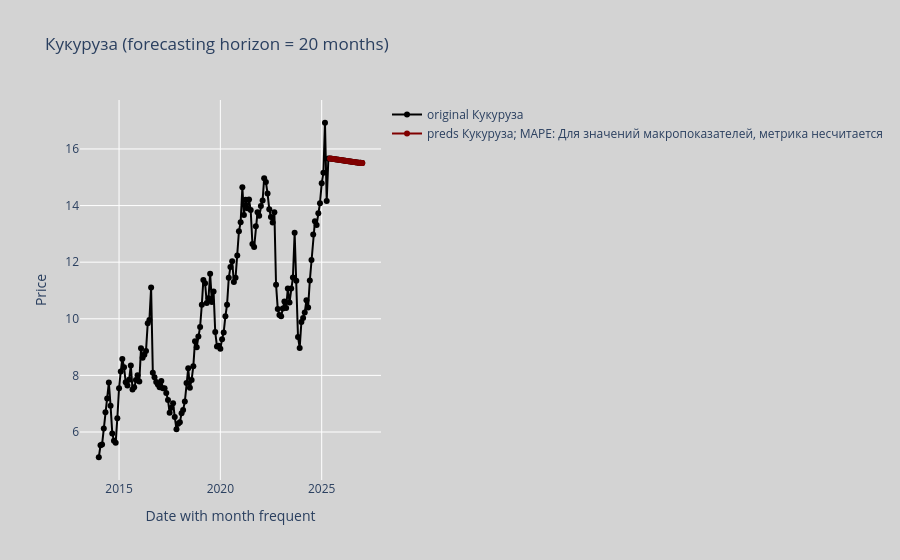
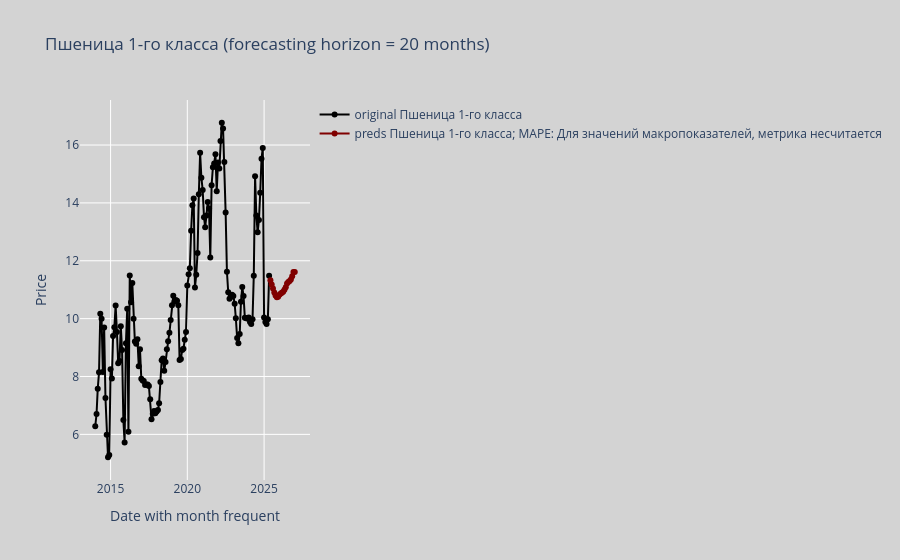
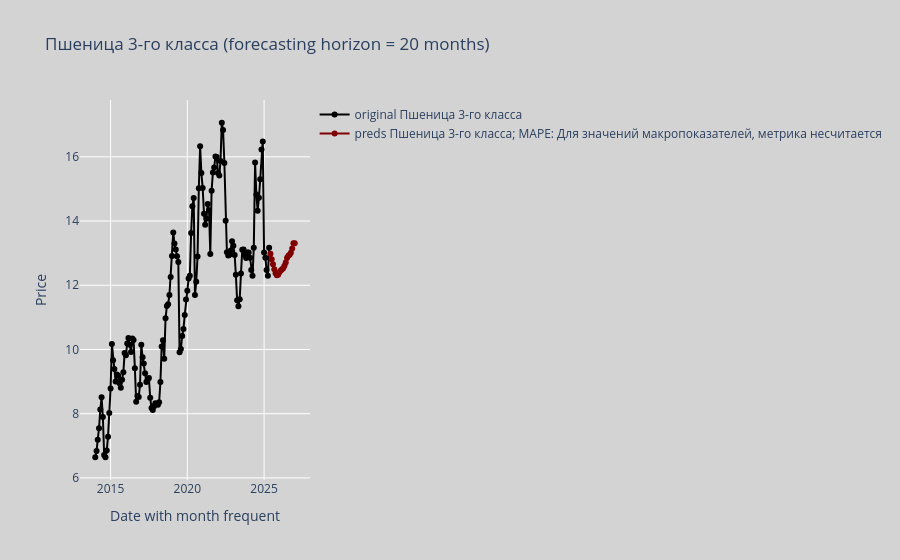
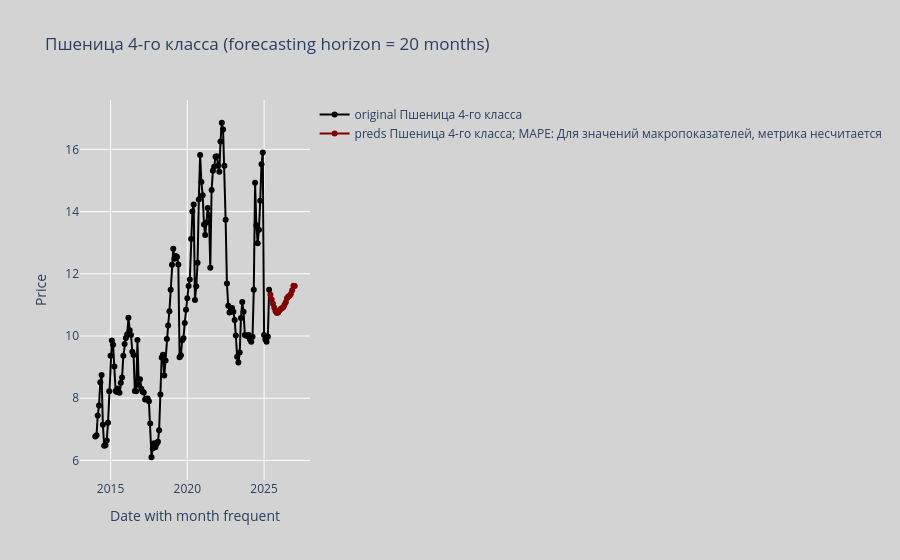

Notebook code for these charts, in order:
### Code cell
from sklearn.metrics import mean_absolute_percentage_error as mape


answer_last = pd.DataFrame([])
df_updated.columns = [col_name.replace("/", " ") for col_name in df_updated.columns]
mape_values = {}
processed_columns = []
for col in list(CATEGORY_MAP.keys()):
    is_predicting_macro = col in macro_updated.columns
    df_for_col = macro_updated if is_predicting_macro else df_updated
    if col in ('Подсолнечное масло (наливом) не бутилированное, не'):
        continue
    category_to_pred = CATEGORY_MAP.get(col, "")
    if category_to_pred == "":
        continue

    cluster_preds, ts_prediction = get_prediction_for_ts(df_updated,
                                                          models[category_to_pred],
                                                          col,
                                                          MODEL_NAME_FOR_FORECASTER,
                                                          macro_updated,
                                                          past_idx,
                                                          future_idx,
                                                          CATEGORY_MAP,
                                                          BEST_PREDICTORS_FOR_INDEX,
                                                          TARGET_COL_SUFFIX,
                                                          FUTURE_FORECASTER_TS_NAME,
                                                          FUTURE_FORECASTER_TS_VALUES,
                                                          USE_FUTURE_COV,
                                                          PREDICTION_HORIZON,
                                                          IS_BACKTEST,
                                                          PREDICTOR_LAG,
                                                          new_dates
                                                        )
    processed_columns.append(col)
    answer_last = pd.concat([answer_last, ts_prediction], axis=1)
    if not is_predicting_macro:
        mape_val = mape(df_for_col.loc[ts_prediction.index][col], ts_prediction[f"{col}_preds"]) if IS_BACKTEST else 0
    else:
        mape_val = None
    mape_values[col] = mape_val
    plot_graphics_for_each_ts(df_for_col[f"{col}"],
                          ts_prediction[f"{col}_preds"],
                          None,
                          col,
                          mape_val,
                          -1,
                          BEST_PREDICTORS_FOR_INDEX[CATEGORY_MAP[col]],
                          "",
                          forecasting_horizon=PREDICTION_HORIZON)

### Figure 1 — Plotly figure (JSON) as saved in the notebook; plotly's stock layout.template omitted (floating-point values rounded to 4 significant figures; data arrays with more than 128 entries replaced by an {"elided": "..."} marker saying what was removed)
{"data": [{"hovertemplate": "<b>Original</b><br>Date: %{x}<br>Price: %{y:.2f}<br><extra></extra>", "line": {"color": "black", "width": 2}, "marker": {"size": 6}, "mode": "lines+markers", "name": "original Кукуруза", "type": "scatter", "x": {"elided": "157 str values"}, "y": {"elided": "157 float values"}}, {"hovertemplate": "<b>Prediction</b><br>Date: %{x}<br>Price: %{y:.2f}<br><extra></extra>", "line": {"color": "maroon", "width": 2}, "marker": {"size": 6}, "mode": "lines+markers", "name": "preds Кукуруза; MAPE: Для значений макропоказателей, метрика несчитается", "type": "scatter", "x": ["2025-06-01T00:00:00", "2025-07-01T00:00:00", "2025-08-01T00:00:00", "2025-09-01T00:00:00", "2025-10-01T00:00:00", "2025-11-01T00:00:00", "2025-12-01T00:00:00", "2026-01-01T00:00:00", "2026-02-01T00:00:00", "2026-03-01T00:00:00", "2026-04-01T00:00:00", "2026-05-01T00:00:00", "2026-06-01T00:00:00", "2026-07-01T00:00:00", "2026-08-01T00:00:00", "2026-09-01T00:00:00", "2026-10-01T00:00:00", "2026-11-01T00:00:00", "2026-12-01T00:00:00", "2027-01-01T00:00:00", "2027-01-01T00:00:00"], "y": [15.66, 15.65, 15.64, 15.64, 15.63, 15.62, 15.61, 15.6, 15.59, 15.59, 15.58, 15.57, 15.56, 15.55, 15.54, 15.53, 15.53, 15.52, 15.51, 15.5, 15.5]}], "layout": {"autosize": true, "hovermode": "x unified", "paper_bgcolor": "lightgray", "plot_bgcolor": "lightgray", "showlegend": true, "title": {"text": "Кукуруза (forecasting horizon = 20 months)"}, "xaxis": {"autorange": true, "range": ["2013-02-21 05:26:03.9121", "2027-11-10 18:33:56.0879"], "title": {"text": "Date with month frequent"}, "type": "date"}, "yaxis": {"autorange": true, "range": [4.133, 17.9], "title": {"text": "Price"}, "type": "linear"}}}

### Figure 2 — Plotly figure (JSON) as saved in the notebook; plotly's stock layout.template omitted (floating-point values rounded to 4 significant figures; data arrays with more than 128 entries replaced by an {"elided": "..."} marker saying what was removed)
{"data": [{"hovertemplate": "<b>Original</b><br>Date: %{x}<br>Price: %{y:.2f}<br><extra></extra>", "line": {"color": "black", "width": 2}, "marker": {"size": 6}, "mode": "lines+markers", "name": "original Пшеница 1-го класса", "type": "scatter", "x": {"elided": "157 str values"}, "y": {"elided": "157 float values"}}, {"hovertemplate": "<b>Prediction</b><br>Date: %{x}<br>Price: %{y:.2f}<br><extra></extra>", "line": {"color": "maroon", "width": 2}, "marker": {"size": 6}, "mode": "lines+markers", "name": "preds Пшеница 1-го класса; MAPE: Для значений макропоказателей, метрика несчитается", "type": "scatter", "x": ["2025-06-01T00:00:00", "2025-07-01T00:00:00", "2025-08-01T00:00:00", "2025-09-01T00:00:00", "2025-10-01T00:00:00", "2025-11-01T00:00:00", "2025-12-01T00:00:00", "2026-01-01T00:00:00", "2026-02-01T00:00:00", "2026-03-01T00:00:00", "2026-04-01T00:00:00", "2026-05-01T00:00:00", "2026-06-01T00:00:00", "2026-07-01T00:00:00", "2026-08-01T00:00:00", "2026-09-01T00:00:00", "2026-10-01T00:00:00", "2026-11-01T00:00:00", "2026-12-01T00:00:00", "2027-01-01T00:00:00", "2027-01-01T00:00:00"], "y": [11.33, 11.18, 11.04, 10.91, 10.8, 10.74, 10.75, 10.82, 10.87, 10.89, 10.93, 11.0, 11.09, 11.21, 11.27, 11.3, 11.35, 11.47, 11.61, 11.61, null]}], "layout": {"autosize": true, "hovermode": "x unified", "paper_bgcolor": "lightgray", "plot_bgcolor": "lightgray", "showlegend": true, "title": {"text": "Пшеница 1-го класса (forecasting horizon = 20 months)"}, "xaxis": {"autorange": true, "range": ["2013-02-11 02:36:38.7238", "2027-11-20 21:23:21.2762"], "title": {"text": "Date with month frequent"}, "type": "date"}, "yaxis": {"autorange": true, "range": [4.255, 17.72], "title": {"text": "Price"}, "type": "linear"}}}

### Figure 3 — Plotly figure (JSON) as saved in the notebook; plotly's stock layout.template omitted (floating-point values rounded to 4 significant figures; data arrays with more than 128 entries replaced by an {"elided": "..."} marker saying what was removed)
{"data": [{"hovertemplate": "<b>Original</b><br>Date: %{x}<br>Price: %{y:.2f}<br><extra></extra>", "line": {"color": "black", "width": 2}, "marker": {"size": 6}, "mode": "lines+markers", "name": "original Пшеница 3-го класса", "type": "scatter", "x": {"elided": "157 str values"}, "y": {"elided": "157 float values"}}, {"hovertemplate": "<b>Prediction</b><br>Date: %{x}<br>Price: %{y:.2f}<br><extra></extra>", "line": {"color": "maroon", "width": 2}, "marker": {"size": 6}, "mode": "lines+markers", "name": "preds Пшеница 3-го класса; MAPE: Для значений макропоказателей, метрика несчитается", "type": "scatter", "x": ["2025-06-01T00:00:00", "2025-07-01T00:00:00", "2025-08-01T00:00:00", "2025-09-01T00:00:00", "2025-10-01T00:00:00", "2025-11-01T00:00:00", "2025-12-01T00:00:00", "2026-01-01T00:00:00", "2026-02-01T00:00:00", "2026-03-01T00:00:00", "2026-04-01T00:00:00", "2026-05-01T00:00:00", "2026-06-01T00:00:00", "2026-07-01T00:00:00", "2026-08-01T00:00:00", "2026-09-01T00:00:00", "2026-10-01T00:00:00", "2026-11-01T00:00:00", "2026-12-01T00:00:00", "2027-01-01T00:00:00", "2027-01-01T00:00:00"], "y": [12.98, 12.81, 12.65, 12.5, 12.38, 12.31, 12.33, 12.41, 12.46, 12.49, 12.53, 12.61, 12.71, 12.85, 12.92, 12.95, 13.01, 13.15, 13.31, 13.31, null]}], "layout": {"autosize": true, "hovermode": "x unified", "paper_bgcolor": "lightgray", "plot_bgcolor": "lightgray", "showlegend": true, "title": {"text": "Пшеница 3-го класса (forecasting horizon = 20 months)"}, "xaxis": {"autorange": true, "range": ["2013-02-11 02:36:38.7238", "2027-11-20 21:23:21.2762"], "title": {"text": "Date with month frequent"}, "type": "date"}, "yaxis": {"autorange": true, "range": [5.784, 17.92], "title": {"text": "Price"}, "type": "linear"}}}

### Figure 4 — Plotly figure (JSON) as saved in the notebook; plotly's stock layout.template omitted (floating-point values rounded to 4 significant figures; data arrays with more than 128 entries replaced by an {"elided": "..."} marker saying what was removed)
{"data": [{"hovertemplate": "<b>Original</b><br>Date: %{x}<br>Price: %{y:.2f}<br><extra></extra>", "line": {"color": "black", "width": 2}, "marker": {"size": 6}, "mode": "lines+markers", "name": "original Пшеница 4-го класса", "type": "scatter", "x": {"elided": "157 str values"}, "y": {"elided": "157 float values"}}, {"hovertemplate": "<b>Prediction</b><br>Date: %{x}<br>Price: %{y:.2f}<br><extra></extra>", "line": {"color": "maroon", "width": 2}, "marker": {"size": 6}, "mode": "lines+markers", "name": "preds Пшеница 4-го класса; MAPE: Для значений макропоказателей, метрика несчитается", "type": "scatter", "x": ["2025-06-01T00:00:00", "2025-07-01T00:00:00", "2025-08-01T00:00:00", "2025-09-01T00:00:00", "2025-10-01T00:00:00", "2025-11-01T00:00:00", "2025-12-01T00:00:00", "2026-01-01T00:00:00", "2026-02-01T00:00:00", "2026-03-01T00:00:00", "2026-04-01T00:00:00", "2026-05-01T00:00:00", "2026-06-01T00:00:00", "2026-07-01T00:00:00", "2026-08-01T00:00:00", "2026-09-01T00:00:00", "2026-10-01T00:00:00", "2026-11-01T00:00:00", "2026-12-01T00:00:00", "2027-01-01T00:00:00", "2027-01-01T00:00:00"], "y": [11.33, 11.18, 11.04, 10.91, 10.8, 10.74, 10.75, 10.82, 10.87, 10.89, 10.93, 11.0, 11.09, 11.21, 11.27, 11.3, 11.35, 11.47, 11.61, 11.61, null]}], "layout": {"autosize": true, "hovermode": "x unified", "paper_bgcolor": "lightgray", "plot_bgcolor": "lightgray", "showlegend": true, "title": {"text": "Пшеница 4-го класса (forecasting horizon = 20 months)"}, "xaxis": {"autorange": true, "range": ["2013-02-11 02:36:38.7238", "2027-11-20 21:23:21.2762"], "title": {"text": "Date with month frequent"}, "type": "date"}, "yaxis": {"autorange": true, "range": [5.216, 17.74], "title": {"text": "Price"}, "type": "linear"}}}
